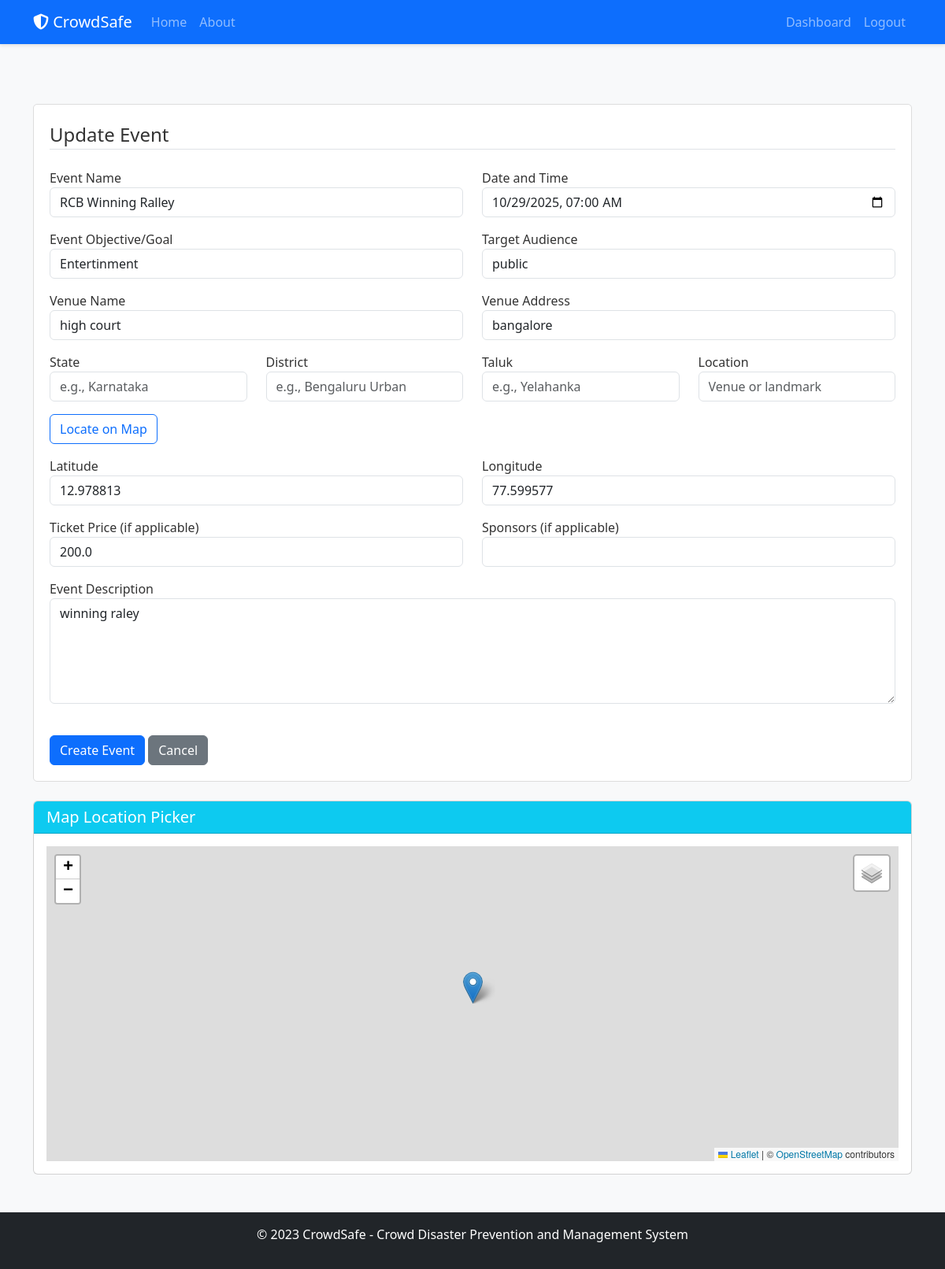
The page /event/3/update (signed in) on the database its author committed.
### models.py (models this page shows, shortened)
class Event(db.Model):
    id = db.Column(db.Integer, primary_key=True)
    name = db.Column(db.String(100), nullable=False)
    objective = db.Column(db.String(200), nullable=False)
    target_audience = db.Column(db.String(100), nullable=False)
    date_time = db.Column(db.DateTime, nullable=False)
    venue_name = db.Column(db.String(100), nullable=False)
    venue_address = db.Column(db.String(200), nullable=False)
    latitude = db.Column(db.Float, nullable=False)
    longitude = db.Column(db.Float, nullable=False)
    ticket_price = db.Column(db.Float, nullable=True)
    sponsors = db.Column(db.String(200), nullable=True)
    description = db.Column(db.Text, nullable=False)
    date_created = db.Column(db.DateTime, default=datetime.utcnow)
    user_id = db.Column(db.Integer, db.ForeignKey('user.id'), nullable=False)
    zones = db.relationship('Zone', backref='event', lazy=True)
    attendees = db.relationship('Attendee', backref='event', lazy=True)
    check_ins = db.relationship('CheckIn', backref='event', lazy=True)

### routes.py (the view)
@app.route('/event/<int:event_id>/update', methods=['GET', 'POST'])
@login_required
def update_event(event_id):
    event = Event.query.get_or_404(event_id)
    if event.organizer != current_user:
        abort(403)
    form = EventForm()
    if form.validate_on_submit():
        event.name = form.name.data
        event.objective = form.objective.data
        event.target_audience = form.target_audience.data
        event.date_time = form.date_time.data
        event.venue_name = form.venue_name.data
        event.venue_address = form.venue_address.data
        event.latitude = form.latitude.data
        event.longitude = form.longitude.data
        event.ticket_price = form.ticket_price.data
        event.sponsors = form.sponsors.data
        event.description = form.description.data
        db.session.commit()
        flash('Your event has been updated!', 'success')
        return redirect(url_for('event', event_id=event.id))
    elif request.method == 'GET':
        form.name.data = event.name
        form.objective.data = event.objective
        form.target_audience.data = event.target_audience
        form.date_time.data = event.date_time
        form.venue_name.data = event.venue_name
        form.venue_address.data = event.venue_address
        form.latitude.data = event.latitude
        form.longitude.data = event.longitude
        form.ticket_price.data = event.ticket_price
        form.sponsors.data = event.sponsors
        form.description.data = event.description
    return render_template('create_event.html', title='Update Event', form=form, legend='Update Event')

### forms.py
class EventForm(FlaskForm):
    name = StringField('Event Name', validators=[DataRequired(), Length(min=2, max=100)])
    objective = StringField('Event Objective/Goal', validators=[DataRequired(), Length(min=2, max=200)])
    target_audience = StringField('Target Audience', validators=[DataRequired(), Length(min=2, max=100)])
    date_time = DateTimeLocalField('Date and Time', format='%Y-%m-%dT%H:%M', validators=[DataRequired()])
    venue_name = StringField('Venue Name', validators=[DataRequired(), Length(min=2, max=100)])
    venue_address = StringField('Venue Address', validators=[DataRequired(), Length(min=2, max=200)])
    latitude = FloatField('Latitude', validators=[DataRequired(), NumberRange(min=-90, max=90)])
    longitude = FloatField('Longitude', validators=[DataRequired(), NumberRange(min=-180, max=180)])
    ticket_price = FloatField('Ticket Price (if applicable)', validators=[Optional()])
    sponsors = StringField('Sponsors (if applicable)', validators=[Optional(), Length(max=200)])
    description = TextAreaField('Event Description', validators=[DataRequired()])
    submit = SubmitField('Create Event')

### models.py (called while the page is built)
@login_manager.user_loader
def load_user(user_id):
    return User.query.get(int(user_id))

### templates/create_event.html (shortened to what this page needs)
{% extends "layout.html" %}
{% block content %}
<div class="content-section">
    <form method="POST" action="">
        <fieldset class="form-group">
            <legend class="border-bottom mb-4">{{ legend }}</legend>
            <div class="row">
                <div class="col-md-6">
                    <div class="form-group mb-3">
                        {{ form.name.label(class="form-control-label") }}
                        {% if form.name.errors %}
                            {{ form.name(class="form-control is-invalid") }}
                            <div class="invalid-feedback">
                                {% for error in form.name.errors %}
                                    <span>{{ error }}</span>
                                {% endfor %}
                            </div>
                        {% else %}
                            {{ form.name(class="form-control") }}
                        {% endif %}
                    </div>
                </div>
                <div class="col-md-6">
                    <div class="form-group mb-3">
                        {{ form.date_time.label(class="form-control-label") }}
                        {% if form.date_time.errors %}
                            {{ form.date_time(class="form-control is-invalid") }}
                            <div class="invalid-feedback">
                                {% for error in form.date_time.errors %}
                                    <span>{{ error }}</span>
                                {% endfor %}
                            </div>
                        {% else %}
                            {{ form.date_time(class="form-control") }}
                        {% endif %}
                    </div>
                </div>
            </div>
            <div class="row">
                <div class="col-md-6">
                    <div class="form-group mb-3">
                        {{ form.objective.label(class="form-control-label") }}
                        {% if form.objective.errors %}
                            {{ form.objective(class="form-control is-invalid") }}
                            <div class="invalid-feedback">
                                {% for error in form.objective.errors %}
                                    <span>{{ error }}</span>
                                {% endfor %}
                            </div>
                        {% else %}
                            {{ form.objective(class="form-control") }}
                        {% endif %}
                    </div>
                </div>
                <div class="col-md-6">
                    <div class="form-group mb-3">
                        {{ form.target_audience.label(class="form-control-label") }}
                        {% if form.target_audience.errors %}
                            {{ form.target_audience(class="form-control is-invalid") }}
                            <div class="invalid-feedback">
                                {% for error in form.target_audience.errors %}
                                    <span>{{ error }}</span>
                                {% endfor %}
                            </div>
                        {% else %}
                            {{ form.target_audience(class="form-control") }}
                        {% endif %}
                    </div>
                </div>
            </div>
            <div class="row">
                <div class="col-md-6">
                    <div class="form-group mb-3">
                        {{ form.venue_name.label(class="form-control-label") }}
                        {% if form.venue_name.errors %}
                            {{ form.venue_name(class="form-control is-invalid") }}
                            <div class="invalid-feedback">
                                {% for error in form.venue_name.errors %}
                                    <span>{{ error }}</span>
                                {% endfor %}
                            </div>
                        {% else %}
                            {{ form.venue_name(class="form-control") }}
                        {% endif %}
                    </div>
                </div>
                <div class="col-md-6">
                    <div class="form-group mb-3">
                        {{ form.venue_address.label(class="form-control-label") }}
                        {% if form.venue_address.errors %}
                            {{ form.venue_address(class="form-control is-invalid") }}
                            <div class="invalid-feedback">
                                {% for error in form.venue_address.errors %}
                                    <span>{{ error }}</span>
                                {% endfor %}
                            </div>
                        {% else %}
                            {{ form.venue_address(class="form-control") }}
                        {% endif %}
                    </div>
                </div>
            </div>
            <div class="row">
                <div class="col-md-3">
                    <div class="form-group mb-3">
                        <label class="form-control-label" for="state">State</label>
                        <input type="text" id="state" class="form-control" placeholder="e.g., Karnataka">
                    </div>
                </div>
                <div class="col-md-3">
                    <div class="form-group mb-3">
                        <label class="form-control-label" for="district">District</label>
                        <input type="text" id="district" class="form-control" placeholder="e.g., Bengaluru Urban">
                    </div>
                </div>
                <div class="col-md-3">
                    <div class="form-group mb-3">
                        <label class="form-control-label" for="taluk">Taluk</label>
                        <input type="text" id="taluk" class="form-control" placeholder="e.g., Yelahanka">
                    </div>
                </div>
                <div class="col-md-3">
                    <div class="form-group mb-3">
                        <label class="form-control-label" for="location_name">Location</label>
                        <input type="text" id="location_name" class="form-control" placeholder="Venue or landmark">
                    </div>
                </div>
            </div>
            <div class="d-flex align-items-center mb-3">
                <button type="button" id="btn-locate" class="btn btn-outline-primary me-2">Locate on Map</button>
            </div>
            <div class="row">
                <div class="col-md-6">
                    <div class="form-group mb-3">
                        {{ form.latitude.label(class="form-control-label") }}
                        {% if form.latitude.errors %}
                            {{ form.latitude(class="form-control is-invalid", id="latitude") }}
                            <div class="invalid-feedback">
                                {% for error in form.latitude.errors %}
                                    <span>{{ error }}</span>
                                {% endfor %}
                            </div>
                        {% else %}
                            {{ form.latitude(class="form-control", id="latitude") }}
                        {% endif %}
                    </div>
                </div>
                <div class="col-md-6">
                    <div class="form-group mb-3">
                        {{ form.longitude.label(class="form-control-label") }}
                        {% if form.longitude.errors %}
                            {{ form.longitude(class="form-control is-invalid", id="longitude") }}
                            <div class="invalid-feedback">
                                {% for error in form.longitude.errors %}
                                    <span>{{ error }}</span>
                                {% endfor %}
                            </div>
                        {% else %}
                            {{ form.longitude(class="form-control", id="longitude") }}
                        {% endif %}
                    </div>
                </div>
            </div>
            <div class="row">
                <div class="col-md-6">
                    <div class="form-group mb-3">
                        {{ form.ticket_price.label(class="form-control-label") }}
                        {% if form.ticket_price.errors %}
                            {{ form.ticket_price(class="form-control is-invalid") }}
                            <div class="invalid-feedback">
                                {% for error in form.ticket_price.errors %}
                                    <span>{{ error }}</span>
                                {% endfor %}
                            </div>
                        {% else %}
                            {{ form.ticket_price(class="form-control") }}
                        {% endif %}
                    </div>
                </div>
                <div class="col-md-6">
                    <div class="form-group mb-3">
                        {{ form.sponsors.label(class="form-control-label") }}
                        {% if form.sponsors.errors %}
                            {{ form.sponsors(class="form-control is-invalid") }}
                            <div class="invalid-feedback">
                                {% for error in form.sponsors.errors %}
                                    <span>{{ error }}</span>
                                {% endfor %}
                            </div>
                        {% else %}
                            {{ form.sponsors(class="form-control") }}
                        {% endif %}
                    </div>
                </div>
            </div>
            <div class="form-group mb-3">
                {{ form.description.label(class="form-control-label") }}
                {% if form.description.errors %}
                    {{ form.description(class="form-control is-invalid") }}
                    <div class="invalid-feedback">
                        {% for error in form.description.errors %}
                            <span>{{ error }}</span>
                        {% endfor %}
                    </div>
                {% else %}
                    {{ form.description(class="form-control", rows=5) }}
                {% endif %}
            </div>
        </fieldset>
        <div class="form-group mt-4">
            {{ form.submit(class="btn btn-primary") }}
            <a class="btn btn-secondary" href="{{ url_for('dashboard') }}">Cancel</a>
        </div>
    </form>
</div>
<div class="mt-4">
    <div class="card">
        <div class="card-header bg-info text-white">
            <h5 class="mb-0">Map Location Picker</h5>
        </div>
        <div class="card-body">
            <div id="map" style="height: 400px;"></div>
        </div>
    </div>
</div>
{% endblock content %}
{% block scripts %}
<link rel="stylesheet" href="https://unpkg.com/leaflet@1.9.3/dist/leaflet.css" />
{% endblock scripts %}

### static/css/main.css (style rules this page uses)
body { background-color: #f8f9fa; color: #333; padding-top: 60px; }
.content-section { background: #ffffff; padding: 20px; border: 1px solid #dddddd; border-radius: 5px; margin-bottom: 20px; }

### rows shown on the page
Event: name "RCB Winning Ralley", date_time "10/29/2025 07:00", objective "Entertinment", target_audience "public", venue_name "high court", venue_address "bangalore", latitude "12.978813", longitude "77.599577", ticket_price "200.0", description "winning raley"

### other values the page prints
{{ legend }} "Update Event"
